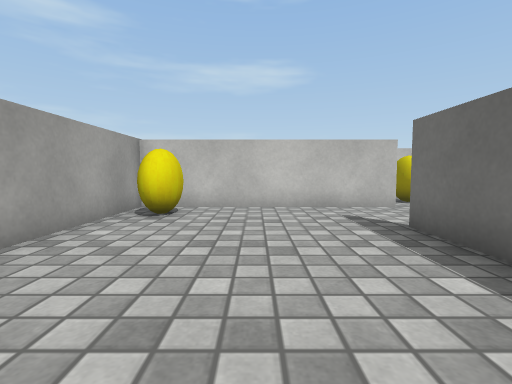
[1] (above)

16 first-person views from a walk through a Unity game level. The camera is 0.51 m above the floor, tilts 4° down and sees 85° across. The floor is counted in squares, 0.5 m on a side. Each view is taken from the middle of a square. On the plan, view 1 faces up. The plan holds only what a view shows up to about 11 squares ahead; the rest is blank. Surface patterns are stand-ins for the level's own textures.

[2]
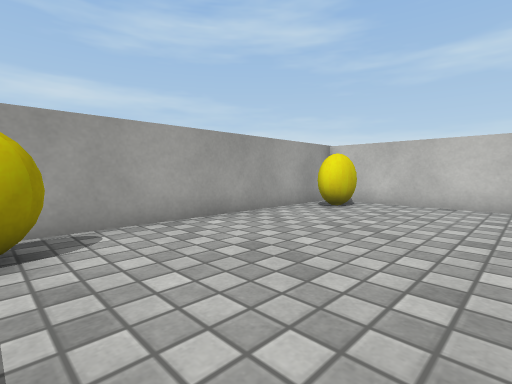

[3]
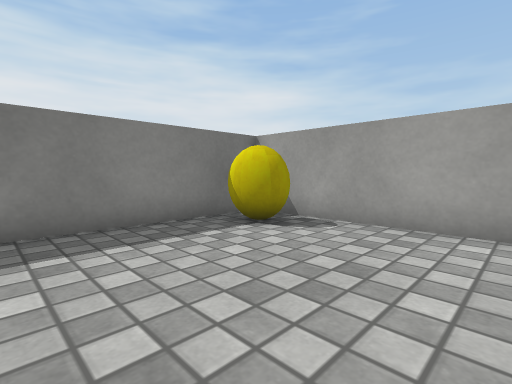

[4]
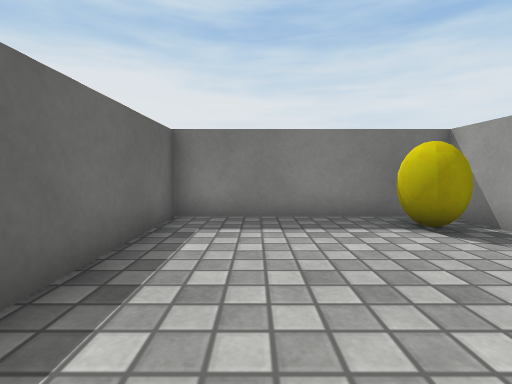

[5]
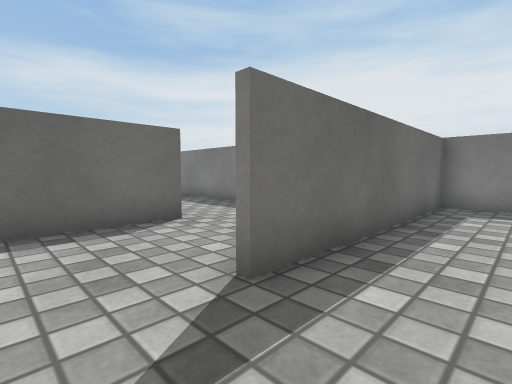

[6]
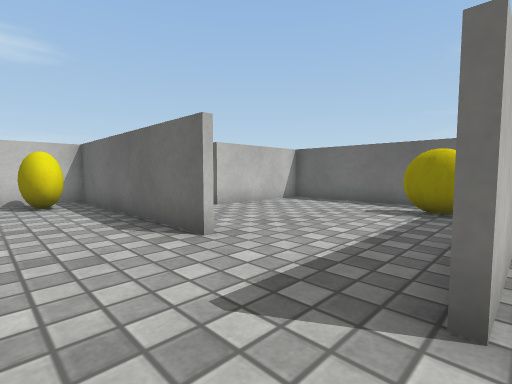

[7]
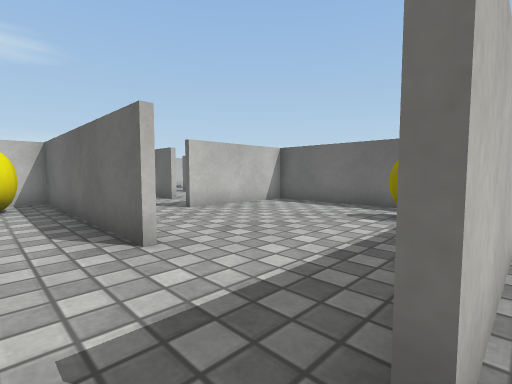

[8]
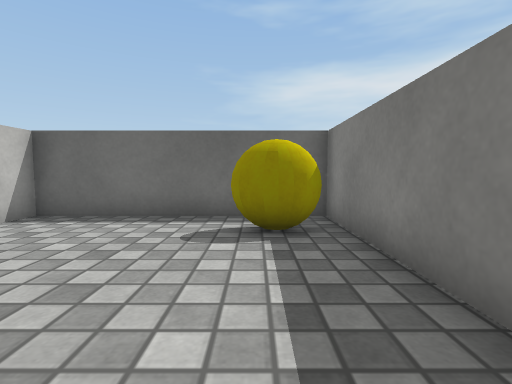

[9]
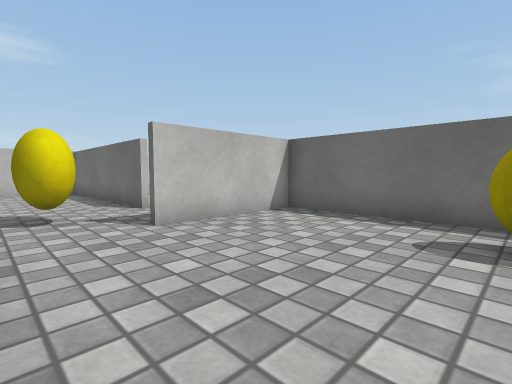

[10]
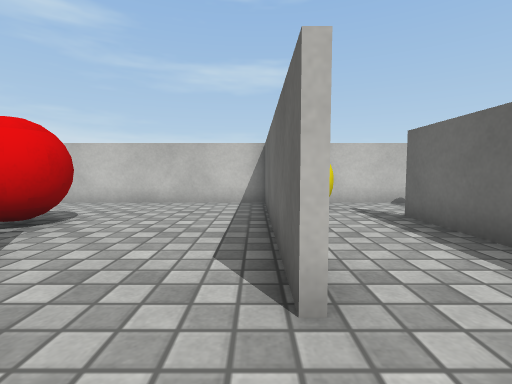

[11]
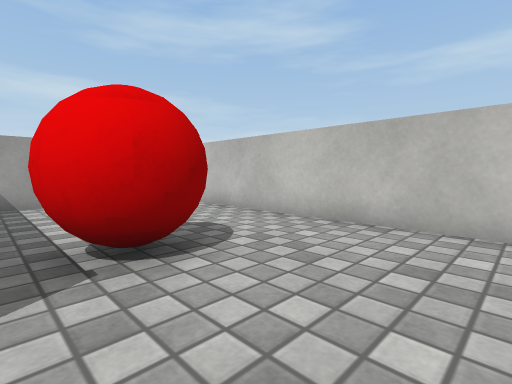

[12]
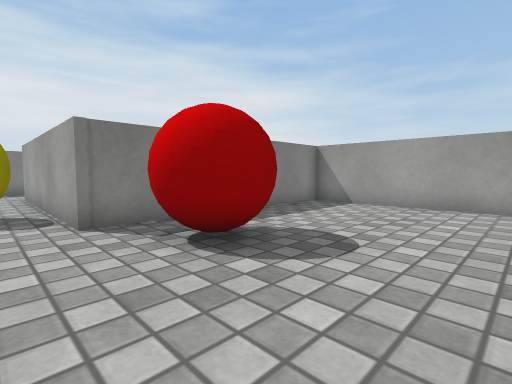

[13]
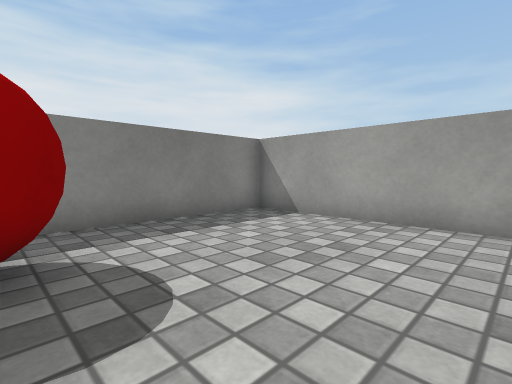

[14]
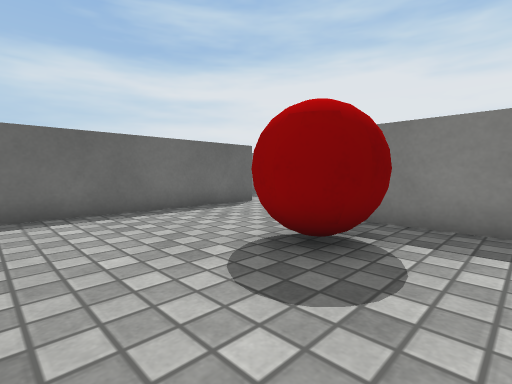

[15]
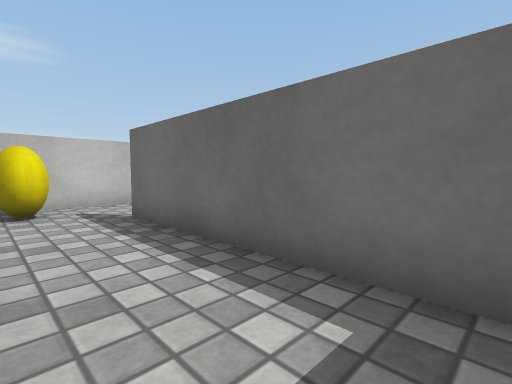

[16]
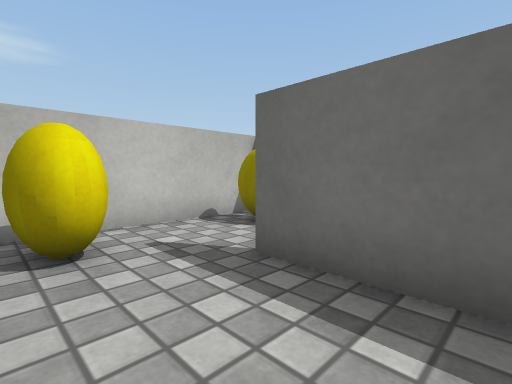

### Floor plan
Key: @ floor where view 1 was taken; # wall or solid block; . floor; O other object.
Columns run from 4 left of view 1 to 15 right of it. Each row starts with its distance up from view 1.
 18      ########## ####
 17    #..........###..#
 16    #..........###..#
 15    #..........#....
 14    #.....OO...#...#
 13    #....OOO...#...#
 12    #..........#...#
 11    #########..#...#
 10          ### .#...#
  9         .#.##.....#
  8  ########..##.....#
  7 ###........#..#####
  6 #..........#......#
  5 #......#...#......#
  4 #......#...#......#
  3 #......#..........#
  2 #......#........#.#
  1 #......#........#.#
  0 #...@..#..#########
 -1 ###....#
 -2  ##....#
 -3   ######

Where each view was taken, in squares from view 1:
view 1: 0 up, 0 right, facing up
view 2: 1 down, 2 right, facing up-left
view 3: 3 up, 2 right, facing down-left
view 4: 4 up, 1 right, facing down
view 5: 7 up, 1 right, facing down-right
view 6: 0 up, 4 right, facing up-right
view 7: 0 up, 5 right, facing up-right
view 8: 2 up, 7 right, facing right
view 9: 2 up, 7 right, facing up-right
view 10: 8 up, 10 right, facing up
view 11: 12 up, 9 right, facing up-left
view 12: 17 up, 8 right, facing down-left
view 13: 17 up, 5 right, facing down-left
view 14: 17 up, 3 right, facing down-right
view 15: 8 up, 11 right, facing up-right
view 16: 12 up, 11 right, facing up-right
